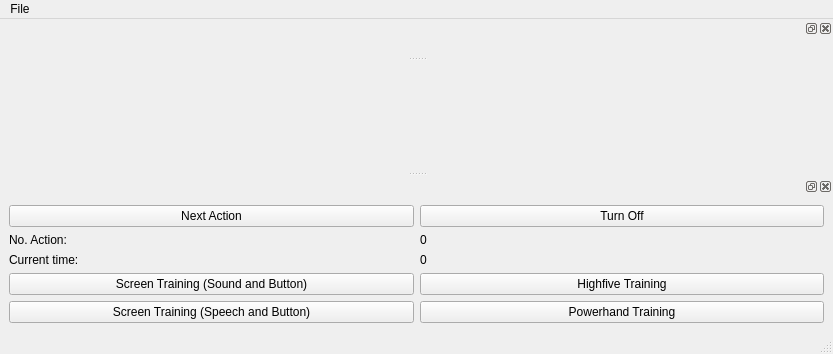
<?xml version="1.0" encoding="UTF-8"?>
<ui version="4.0">
 <class>MainWindow</class>
 <widget class="QMainWindow" name="MainWindow">
  <property name="geometry">
   <rect>
    <x>0</x>
    <y>0</y>
    <width>833</width>
    <height>354</height>
   </rect>
  </property>
  <property name="windowTitle">
   <string>Wizard</string>
  </property>
  <widget class="QWidget" name="centralwidget"/>
  <widget class="QMenuBar" name="menubar">
   <property name="geometry">
    <rect>
     <x>0</x>
     <y>0</y>
     <width>833</width>
     <height>25</height>
    </rect>
   </property>
   <widget class="QMenu" name="menuOpen">
    <property name="title">
     <string>File</string>
    </property>
    <addaction name="actionOpen"/>
   </widget>
   <addaction name="menuOpen"/>
  </widget>
  <widget class="QStatusBar" name="statusbar"/>
  <widget class="QDockWidget" name="dockWidget">
   <attribute name="dockWidgetArea">
    <number>4</number>
   </attribute>
   <widget class="QWidget" name="dockWidgetContents">
    <layout class="QGridLayout" name="gridLayout_3"/>
   </widget>
  </widget>
  <widget class="QDockWidget" name="dockWidget_3">
   <attribute name="dockWidgetArea">
    <number>8</number>
   </attribute>
   <widget class="QWidget" name="dockWidgetContents_8">
    <layout class="QGridLayout" name="gridLayout_2">
     <item row="3" column="1">
      <widget class="QLabel" name="label_2">
       <property name="text">
        <string>0</string>
       </property>
      </widget>
     </item>
     <item row="4" column="0">
      <widget class="QLabel" name="label_3">
       <property name="text">
        <string>Current time:</string>
       </property>
      </widget>
     </item>
     <item row="4" column="1">
      <widget class="QLabel" name="label_4">
       <property name="text">
        <string>0</string>
       </property>
      </widget>
     </item>
     <item row="5" column="0">
      <widget class="QPushButton" name="stimuActionOneButton">
       <property name="text">
        <string>Screen Training (Sound and Button)</string>
       </property>
      </widget>
     </item>
     <item row="5" column="1">
      <widget class="QPushButton" name="stimuActionTwoButton">
       <property name="text">
        <string>Highfive Training</string>
       </property>
      </widget>
     </item>
     <item row="1" column="0">
      <widget class="QPushButton" name="pushButton">
       <property name="text">
        <string>Next Action</string>
       </property>
      </widget>
     </item>
     <item row="1" column="1">
      <widget class="QPushButton" name="pushButton_2">
       <property name="text">
        <string>Turn Off</string>
       </property>
      </widget>
     </item>
     <item row="3" column="0">
      <widget class="QLabel" name="label">
       <property name="text">
        <string>No. Action:</string>
       </property>
      </widget>
     </item>
     <item row="6" column="0">
      <widget class="QPushButton" name="stimuOneFeedback">
       <property name="text">
        <string>Screen Training (Speech and Button)</string>
       </property>
      </widget>
     </item>
     <item row="6" column="1">
      <widget class="QPushButton" name="stimuTwoFeedback">
       <property name="text">
        <string>Powerhand Training</string>
       </property>
      </widget>
     </item>
    </layout>
   </widget>
  </widget>
  <action name="actionOpen">
   <property name="text">
    <string>Open</string>
   </property>
  </action>
 </widget>
 <resources/>
 <connections/>
</ui>
